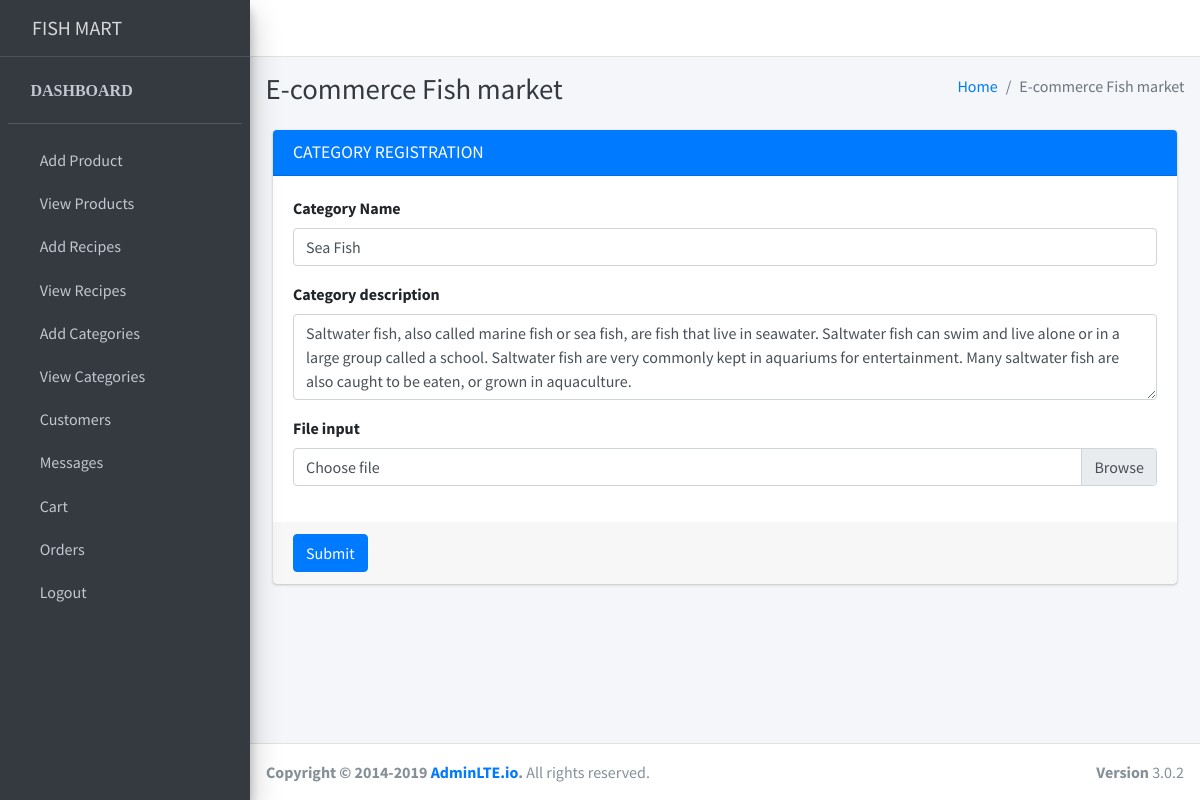
Page /editcategory/1 on the committed database.
### myapp/models.py (models this page shows)
class category_db(models.Model):
    cname = models.CharField(max_length=50,null=True,blank=False)
    catdescpn = models.TextField(max_length=50,null=True,blank=False)
    image = models.ImageField(upload_to='catimage/')

### myapp/views.py (the view)
# urls.py: path('editcategory/<int:dataid>',views.editcategory,name='editcategory'),
def editcategory(request,dataid):
    data=category_db.objects.filter(id=dataid)
    return render(request,'editcategory.html',{'data':data})

### myapp/templates/editcategory.html (shortened to what this page needs)
{% extends 'base.html' %}
{% block content %}
<div class="container-fluid">
  <div class="row">
    <div class="col-md-12">
      <div class="card card-primary">
        <div class="card-header">
          <h3 class="card-title">CATEGORY REGISTRATION</h3>
        </div>
        {% for da in data %}
        <form role="form" method='POST' action="{% url 'updatecategory' dataid=da.id %}" enctype="multipart/form-data" id="uploadData1">
          <div class="card-body">
            <div class="form-group">
              <label for="exampleInputEmail1">Category Name</label>
              <input type="text" class="form-control" id="exampleInputEmail1" placeholder="Enter name" name="cname" value="{{da.cname}}">
            </div>
            <div class="form-group">
                <label for="exampleInputEmail1">Category description</label>
                <textarea class="form-control" rows="3" placeholder="Enter ..." name="cdescription">{{da.catdescpn}}</textarea>
              </div>
            <div class="form-group">
              <label for="exampleInputFile">File input</label>
              <div class="input-group">
                  <label class="custom-file-label" for="exampleInputFile">Choose file</label>
              </div>
            </div>
          </div>
          <div class="card-footer">
            <button type="submit" class="btn btn-primary">Submit</button>
          </div>
        </form>
        {% endfor %}
      </div>
{% endblock %}

### rows in the picture
category_db: cname "Sea Fish", cdescription "Saltwater fish, also called marine fish or sea fish, are fish that live in seawater. Saltwater fish can swim and live alone or in a large group called a school. Saltwater fish are very commonly kept in aquariums for entertainment. Many saltwater fish are also caught to be eaten, or grown in aquaculture."
